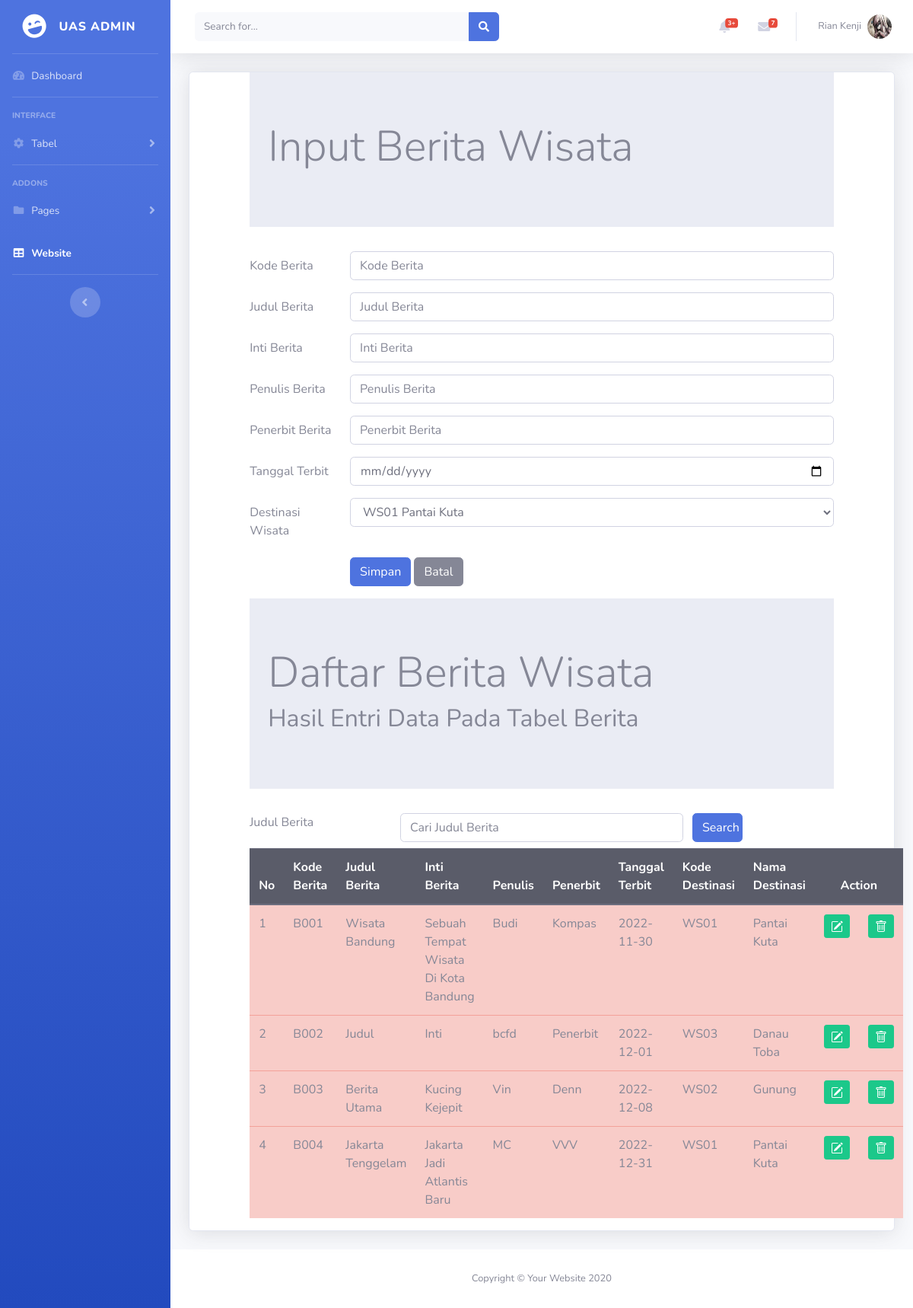
/berita.php (signed in), run on the app's committed database.
### tables this page shows
CREATE TABLE `berita` (
  `beritaID` char(4) NOT NULL,
  `beritajudul` varchar(60) NOT NULL,
  `beritainti` varchar(1000) NOT NULL,
  `penulis` char(50) NOT NULL,
  `penerbit` varchar(30) NOT NULL,
  `tanggalterbit` date NOT NULL,
  `destinasiID` char(4) NOT NULL
);

CREATE TABLE `destinasi` (
  `destinasiID` char(5) NOT NULL,
  `destinasiNama` varchar(35) NOT NULL,
  `destinasiAlamat` varchar(255) NOT NULL,
  `kategoriID` char(4) NOT NULL,
  `areaID` char(4) NOT NULL
);

### berita.php (the view, shortened to what this page needs)
<!DOCTYPE html>
<html>
<head>
  <link rel="stylesheet" type="text/css" href="https://cdnjs.cloudflare.com/ajax/libs/select2/4.0.3/css/select2.min.css">
  <link rel="stylesheet" type="text/css" href="css/bootstrap.min.css">
</head>
  <?php include "header.php"; ?>
  <div class="container-fluid">
  <div class="card shadow mb-4">
<?php
 include "includes/config.php";
?>
    ?> <h1>Anda Harus mengisi data</h1> <?php
 $datadestinasi = mysqli_query($connection, "select * from destinasi");
?>
  <div class="row">
    <div class="col-sm-1"></div>
    <div class="col-sm-10">
  <div class="jumbotron jumbotron-fluid">
          <div class="container">
            <h1 class="display-4"> Input Berita Wisata </h1>
          </div>
        </div>
<form method="POST">
  <div class="form-group row">
    <label for="kodeberita" class="col-sm-2 col-form-label">Kode Berita</label>
    <div class="col-sm-10">
      <input type="text" class="form-control" id="kodeberita" name="inputkode" placeholder="Kode Berita" maxlength="4">
    </div>
  </div>
  <div class="form-group row">
    <label for="namaberita" class="col-sm-2 col-form-label">Judul Berita</label>
    <div class="col-sm-10">
      <input type="text" class="form-control" id="namaberita" name="inputnama" placeholder="Judul Berita">
    </div>
  </div>
  <div class="form-group row">
    <label for="inti" class="col-sm-2 col-form-label">Inti Berita</label>
    <div class="col-sm-10">
      <input type="text" class="form-control" id="inti" name="inti" placeholder="Inti Berita">
    </div>
  </div>
    <div class="form-group row">
    <label for="penulis" class="col-sm-2 col-form-label">Penulis Berita</label>
    <div class="col-sm-10">
      <input type="text" class="form-control" id="penulis" name="penulis" placeholder="Penulis Berita">
    </div>
  </div>
   <div class="form-group row">
    <label for="penerbit" class="col-sm-2 col-form-label">Penerbit Berita</label>
    <div class="col-sm-10">
      <input type="text" class="form-control" id="penerbit" name="penerbit" placeholder="Penerbit Berita">
    </div>
  </div>
    <div class="form-group row">
    <label for="tanggalterbit" class="col-sm-2 col-form-label">Tanggal Terbit</label>
    <div class="col-sm-10">
      <input type="date" class="form-control" id="tanggalterbit" name="tanggalterbit" placeholder="Tanggal Terbit">
    </div>
  </div>
  <div class="form-group row">
    <label for="kodedestinasi" class="col-sm-2 col-form-label">Destinasi Wisata</label>
    <div class="col-sm-10">
    <select class="form-control" id="kodedestinasi" name="kodedestinasi">
        <?php while ($row = mysqli_fetch_array($datadestinasi)) { ?>
          <option value="<?php echo $row["destinasiID"]?>">
            <?php echo $row["destinasiID"];?>
            <?php echo $row["destinasiNama"];?>
          </option>
          <?php } ?>
    </select>
    </div>
  </div>
  <div class="form-group row">
      <div class="col-sm-2"></div>
      <div class="col-sm-10">
      <button type="submit" class="btn btn-primary" value="simpan" name="simpan"> Simpan </button>
      <button type="reset" class="btn btn-secondary" value="batal" name="batal"> Batal </button>
  </div>
  </div>
 </form>
</div>
<div class="col-sm-1"></div>
</div>
  <div class="row">
      <div class="col-sm-1"></div>
      <div class="col-sm-10">
        <div class="jumbotron jumbotron-fluid">
          <div class="container">
            <h1 class="display-4"> Daftar Berita Wisata </h1>
            <h2>Hasil Entri Data Pada Tabel Berita</h2>
          </div>
        </div>
        <form method="POST">
          <div class="form-group row mb-2">
            <label for="Search" class="col-sm-3"> Judul Berita </label>
            <div class="col-sm-6">
              <input type="text" name="Search" class="form-control" id="Search" value="<?php if(isset($_POST['Search'])){echo $_POST['Search'];}?>" placeholder="Cari Judul Berita">
            </div>
              <input type="submit" name="kirim" class="col-sm-1 btn btn-primary" value="Search">
          </div>
        </form>
        <table class="table table-hover table-danger">
          <thead class="thead-dark">
            <tr>
              <th>No</th>
              <th>Kode Berita</th>
              <th>Judul Berita</th>
              <th>Inti Berita</th>
              <th>Penulis</th>
              <th>Penerbit</th>
              <th>Tanggal Terbit</th>
              <th>Kode Destinasi</th>
              <th>Nama Destinasi</th>
              <th colspan="2" style="text-align: center;">Action</th>
            </tr>
          </thead>
          <tbody>
    <?php
    if (isset($_POST['kirim'])) {
      $search = $_POST['Search'];
      $query = mysqli_query($connection, "select berita.* , destinasi.destinasiID , destinasi.destinasiNama
        from destinasi , berita
        where beritajudul like '%" .$search. "%'
        and berita.destinasiID = destinasi.destinasiID");
    }else{
      $query = mysqli_query($connection, "select berita.* , destinasi.destinasiID , destinasi.destinasiNama
        from destinasi , berita
        where berita.destinasiID = destinasi.destinasiID");
  }
      $nomor = 1;
      while ($row = mysqli_fetch_array($query)) { ?>
        <tr>
          <td> <?php echo $nomor; ?></td>
          <td> <?php echo $row['beritaID']; ?></td>
          <td> <?php echo $row['beritajudul']; ?></td>
          <td> <?php echo $row['beritainti']; ?></td>
          <td> <?php echo $row['penulis']; ?></td>
          <td> <?php echo $row['penerbit']; ?></td>
          <td> <?php echo $row['tanggalterbit']; ?></td>
          <td> <?php echo $row['destinasiID']; ?></td>
          <td> <?php echo $row['destinasiNama']; ?></td>
          <td>
           <a href="beritaedit.php?ubah=<?php echo $row["beritaID"]?>" class="btn btn-success btn-sm" title="EDIT">
          </a>
         </td>
        <td>
        <a href="beritahapus.php?hapus=<?php echo $row["beritaID"]?>" class="btn btn-success btn-sm" title="DELETE">
       </a>
       </td>
        </tr>
        <?php $nomor = $nomor + 1;?>
      <?php } ?>
          </tbody>
        </table>
      </div>
      <div class="col-sm-1"></div>
   </div>
 </div>
 </div>
 <?php include "footer.php" ?>
</html>

### data on the page
berita: beritaID "B001", beritajudul "Wisata Bandung", beritainti "Sebuah Tempat Wisata Di Kota Bandung", penulis "Budi", penerbit "Kompas", tanggalterbit "2022-11-30", destinasiID.destinasiID "WS01", destinasiID.destinasiNama "Pantai Kuta"
berita: beritaID "B002", beritajudul "Judul", beritainti "Inti", penulis "bcfd", penerbit "Penerbit", tanggalterbit "2022-12-01", destinasiID.destinasiID "WS03", destinasiID.destinasiNama "Danau Toba"
berita: beritaID "B003", beritajudul "Berita Utama", beritainti "Kucing Kejepit", penulis "Vin", penerbit "Denn", tanggalterbit "2022-12-08", destinasiID.destinasiID "WS02", destinasiID.destinasiNama "Gunung"
berita: beritaID "B004", beritajudul "Jakarta Tenggelam", beritainti "Jakarta Jadi Atlantis Baru", penulis "MC", penerbit "VVV", tanggalterbit "2022-12-31", destinasiID.destinasiID "WS01", destinasiID.destinasiNama "Pantai Kuta"

### other printed values
form field kodedestinasi "WS01 Pantai Kuta"
